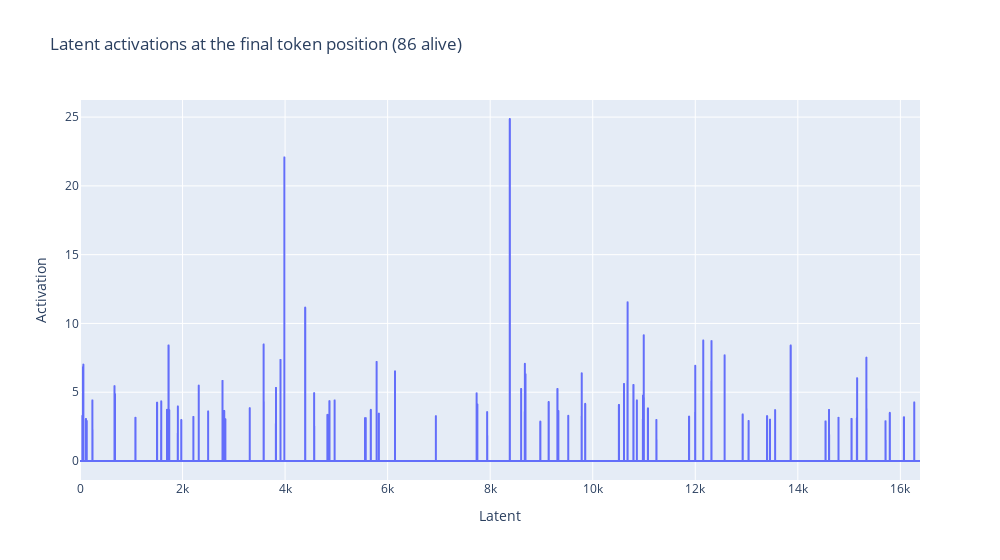

The notebook cell saved with this chart:
### Code cell
import plotly.express as px

lang = "Spanish"
prompt = datasets[lang][0]["clean_prefix"]

print(prompt)

# Get top activations on final token
_, cache = model.run_with_cache_with_saes(
    prompt,
    saes=[sae],
    stop_at_layer=sae.cfg.hook_layer + 1,
)
sae_acts_post = cache[f"{sae.cfg.hook_name}.hook_sae_acts_post"][0, -1, :]

# Plot line chart of latent activations
px.line(
    sae_acts_post.cpu().numpy(),
    title=f"Latent activations at the final token position ({sae_acts_post.nonzero().numel()} alive)",
    labels={"index": "Latent", "value": "Activation"},
    width=1000,
).update_layout(showlegend=False).show()

# Print the top 5 latents, and inspect their dashboards
for act, ind in zip(*sae_acts_post.topk(3)):
    print(f"Latent {ind} had activation {act:.2f}")
    display_dashboard(latent_idx=ind)

### Figure 1 — Plotly figure (JSON) as saved in the notebook; plotly's stock layout.template omitted (floating-point values rounded to 4 significant figures; data arrays with more than 128 entries replaced by an {"elided": "..."} marker saying what was removed)
{"data": [{"hovertemplate": "variable=0<br>Latent=%{x}<br>Activation=%{y}<extra></extra>", "legendgroup": "0", "line": {"color": "#636efa", "dash": "solid"}, "marker": {"symbol": "circle"}, "mode": "lines", "name": "0", "showlegend": true, "type": "scattergl", "x": {"elided": "16384 int values"}, "xaxis": "x", "y": {"elided": "16384 float values"}, "yaxis": "y"}], "layout": {"legend": {"title": {"text": "variable"}, "tracegroupgap": 0}, "showlegend": false, "title": {"text": "Latent activations at the final token position (86 alive)"}, "width": 1000, "xaxis": {"anchor": "y", "domain": [0, 1], "title": {"text": "Latent"}}, "yaxis": {"anchor": "x", "domain": [0, 1], "title": {"text": "Activation"}}}}
